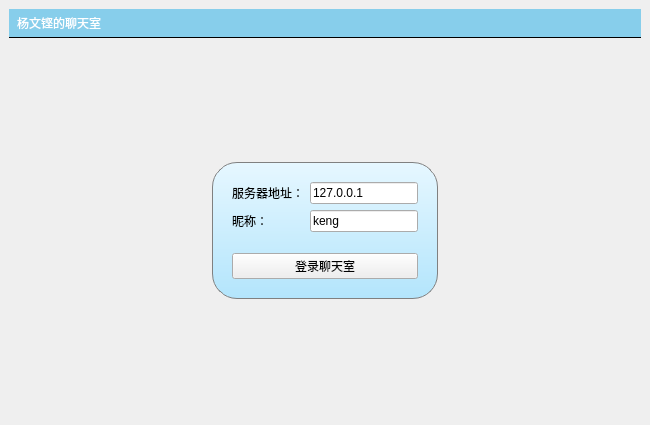
<?xml version="1.0" encoding="UTF-8"?>
<ui version="4.0">
 <class>MainWindow</class>
 <widget class="QMainWindow" name="MainWindow">
  <property name="geometry">
   <rect>
    <x>0</x>
    <y>0</y>
    <width>650</width>
    <height>425</height>
   </rect>
  </property>
  <property name="windowTitle">
   <string>聊天室客户端</string>
  </property>
  <widget class="QWidget" name="centralwidget">
   <layout class="QVBoxLayout" name="verticalLayout">
    <item>
     <widget class="QLabel" name="titleLabel">
      <property name="styleSheet">
       <string notr="true">#titleLabel{
background:white;
border:none;
border-bottom:1px solid black;
padding:5px;
font:24pt&quot;黑体&quot;;
color:rgb(255,255,255);
background-color:rgba(135,206,235,1);
}

#mainFrame{
border:none;
background:white;
}
#loginFrame{
background: qlineargradient(x1:0,y1:0,x2:0,y2:1,stop:0 #ddf,stop:1 #aaf);
border: 1px solid gray;
padding: 10px;
border-radius: 25px;
}</string>
      </property>
      <property name="text">
       <string>杨文铿的聊天室</string>
      </property>
     </widget>
    </item>
    <item>
     <widget class="QStackedWidget" name="stackedWidget">
      <property name="currentIndex">
       <number>1</number>
      </property>
      <widget class="QWidget" name="chatPage">
       <layout class="QVBoxLayout" name="verticalLayout_3">
        <item>
         <layout class="QHBoxLayout" name="horizontalLayout">
          <item>
           <widget class="QTextEdit" name="roomTextEdit"/>
          </item>
          <item>
           <widget class="QListWidget" name="userListWidget">
            <property name="maximumSize">
             <size>
              <width>120</width>
              <height>16777215</height>
             </size>
            </property>
           </widget>
          </item>
         </layout>
        </item>
        <item>
         <layout class="QHBoxLayout" name="horizontalLayout_2">
          <item>
           <widget class="QLineEdit" name="sayLineEdit">
            <property name="minimumSize">
             <size>
              <width>235</width>
              <height>0</height>
             </size>
            </property>
            <property name="maximumSize">
             <size>
              <width>500</width>
              <height>16777215</height>
             </size>
            </property>
           </widget>
          </item>
          <item>
           <widget class="QPushButton" name="sayButton">
            <property name="minimumSize">
             <size>
              <width>50</width>
              <height>0</height>
             </size>
            </property>
            <property name="maximumSize">
             <size>
              <width>60</width>
              <height>16777215</height>
             </size>
            </property>
            <property name="text">
             <string>群发</string>
            </property>
           </widget>
          </item>
          <item>
           <widget class="QPushButton" name="logoutButton">
            <property name="minimumSize">
             <size>
              <width>50</width>
              <height>0</height>
             </size>
            </property>
            <property name="maximumSize">
             <size>
              <width>60</width>
              <height>16777215</height>
             </size>
            </property>
            <property name="text">
             <string>退出</string>
            </property>
           </widget>
          </item>
         </layout>
        </item>
       </layout>
      </widget>
      <widget class="QWidget" name="loginPage">
       <layout class="QGridLayout" name="gridLayout_3">
        <item row="0" column="1">
         <spacer name="verticalSpacer_3">
          <property name="orientation">
           <enum>Qt::Orientation::Vertical</enum>
          </property>
          <property name="sizeHint" stdset="0">
           <size>
            <width>20</width>
            <height>71</height>
           </size>
          </property>
         </spacer>
        </item>
        <item row="1" column="0">
         <spacer name="horizontalSpacer">
          <property name="orientation">
           <enum>Qt::Orientation::Horizontal</enum>
          </property>
          <property name="sizeHint" stdset="0">
           <size>
            <width>109</width>
            <height>20</height>
           </size>
          </property>
         </spacer>
        </item>
        <item row="1" column="1">
         <widget class="QFrame" name="loginFrame">
          <property name="styleSheet">
           <string notr="true">#loginFrame{
background: qlineargradient(x1:0,y1:0,x2:0,y2:1,stop:0 #e6f7ff,stop:1 #b3e5fc);
border: 1px solid gray;
padding: 10px;
border-radius: 25px;
}</string>
          </property>
          <property name="frameShape">
           <enum>QFrame::Shape::StyledPanel</enum>
          </property>
          <property name="frameShadow">
           <enum>QFrame::Shadow::Raised</enum>
          </property>
          <layout class="QVBoxLayout" name="verticalLayout_2">
           <item>
            <layout class="QGridLayout" name="gridLayout">
             <item row="0" column="1">
              <widget class="QLineEdit" name="serverEdit">
               <property name="text">
                <string>127.0.0.1</string>
               </property>
              </widget>
             </item>
             <item row="0" column="0">
              <widget class="QLabel" name="label_2">
               <property name="text">
                <string>服务器地址：</string>
               </property>
              </widget>
             </item>
             <item row="1" column="1">
              <widget class="QLineEdit" name="usernameEdit">
               <property name="text">
                <string>keng</string>
               </property>
              </widget>
             </item>
             <item row="1" column="0">
              <widget class="QLabel" name="label_3">
               <property name="text">
                <string>昵称：</string>
               </property>
              </widget>
             </item>
            </layout>
           </item>
           <item>
            <spacer name="verticalSpacer">
             <property name="orientation">
              <enum>Qt::Orientation::Vertical</enum>
             </property>
             <property name="sizeType">
              <enum>QSizePolicy::Policy::Fixed</enum>
             </property>
             <property name="sizeHint" stdset="0">
              <size>
               <width>20</width>
               <height>15</height>
              </size>
             </property>
            </spacer>
           </item>
           <item>
            <widget class="QPushButton" name="loginButton">
             <property name="text">
              <string>登录聊天室</string>
             </property>
            </widget>
           </item>
          </layout>
         </widget>
        </item>
        <item row="1" column="2">
         <spacer name="horizontalSpacer_2">
          <property name="orientation">
           <enum>Qt::Orientation::Horizontal</enum>
          </property>
          <property name="sizeHint" stdset="0">
           <size>
            <width>108</width>
            <height>20</height>
           </size>
          </property>
         </spacer>
        </item>
        <item row="2" column="1">
         <spacer name="verticalSpacer_4">
          <property name="orientation">
           <enum>Qt::Orientation::Vertical</enum>
          </property>
          <property name="sizeHint" stdset="0">
           <size>
            <width>20</width>
            <height>70</height>
           </size>
          </property>
         </spacer>
        </item>
       </layout>
      </widget>
     </widget>
    </item>
   </layout>
  </widget>
 </widget>
 <tabstops>
  <tabstop>serverEdit</tabstop>
  <tabstop>usernameEdit</tabstop>
  <tabstop>loginButton</tabstop>
  <tabstop>roomTextEdit</tabstop>
  <tabstop>sayLineEdit</tabstop>
  <tabstop>sayButton</tabstop>
  <tabstop>userListWidget</tabstop>
  <tabstop>logoutButton</tabstop>
 </tabstops>
 <resources/>
 <connections/>
</ui>
